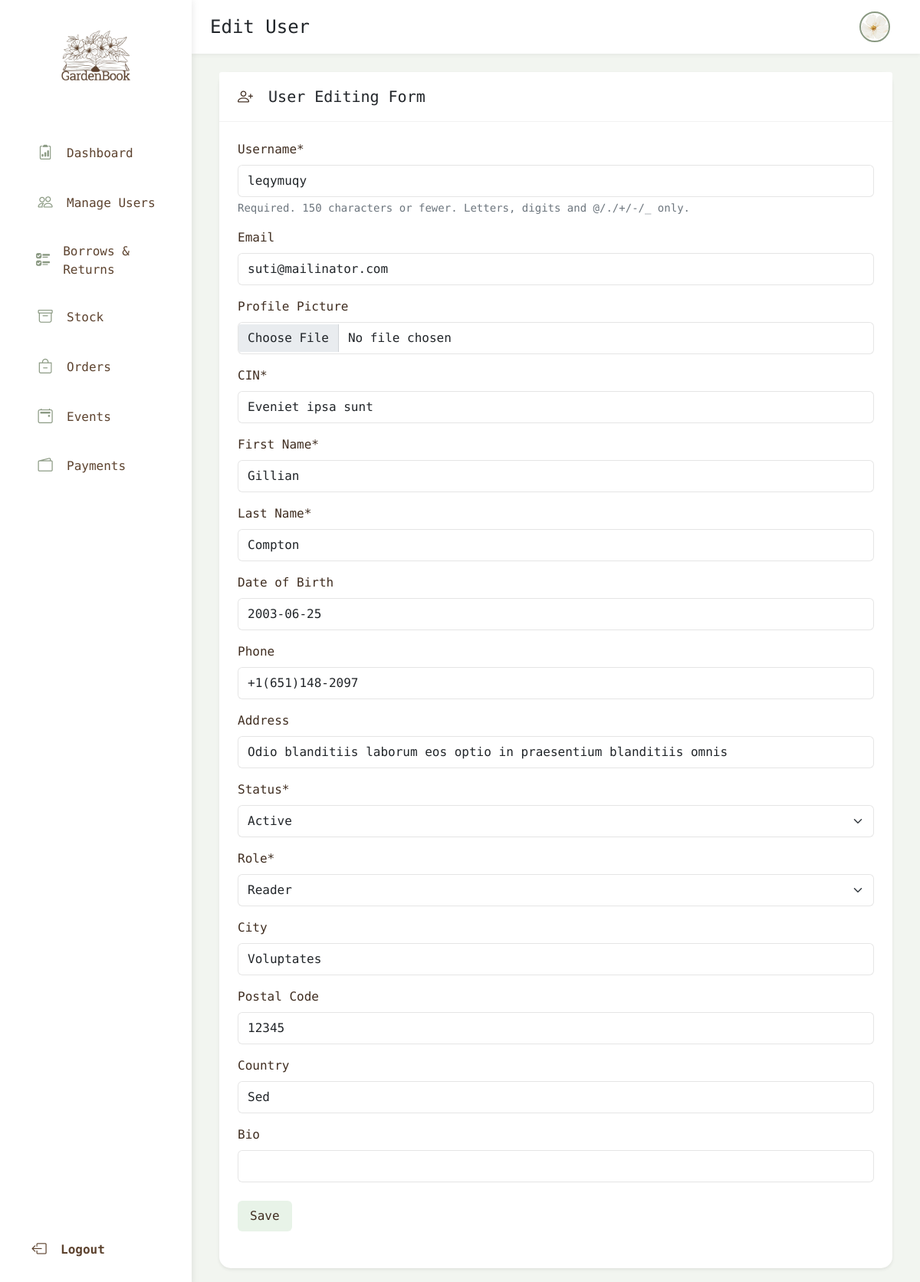
The app's page /edit-user/6/ (signed in) with its own data.
### theApp/models.py (models this page shows, shortened)
class Person(AbstractUser):
    cin = models.CharField(max_length=20, unique=True, default="")
    profile_pic = models.ImageField(upload_to='profile_pics/', null=True, blank=True, default='profile_pics/profile_pic1.png')
    first_name = models.CharField(max_length=50)
    last_name = models.CharField(max_length=50)
    role = models.CharField(max_length=20,choices=RoleName.choices, default=RoleName.READER)
    dob = models.DateField(null=True, blank=True)
    phone = models.CharField(max_length=15, null=True, blank=True)
    status = models.CharField(max_length=20, choices=MembershipStatus.choices, default=MembershipStatus.ACTIVE)
    address = models.CharField(max_length=255, null=True, blank=True)
    city = models.CharField(max_length=100, null=True, blank=True)
    postal_code = models.CharField(max_length=20, null=True, blank=True)
    country = models.CharField(max_length=100, null=True, blank=True)
    bio = models.CharField(max_length=300, null=True, blank=True)
    unread_alerts = models.IntegerField(default=0)
    class Meta:
        ordering = ['-date_joined']

### theApp/views.py (the view)
# urls.py: path('edit-user/<str:pk>/', views.edit_user, name='edit-user'),
@login_required(login_url='login')
def edit_user(request, pk):
  person = Person.objects.get(id = pk)
  form = CustomPersonEditingForm(instance=person)
  if request.method == 'POST':
    form = CustomPersonEditingForm(request.POST, instance=person)
    if form.is_valid():
      form.save()
      return redirect('manage-users')
  context = {'form' : form, 'person': person}
  return render(request, 'editUser.html', context)

### theApp/forms.py
class CustomPersonEditingForm(UserChangeForm):
    password = None  # hide the hashed password field
    class Meta:
        model = Person
        fields = [
            'username', 'email', 'profile_pic', 'cin', 'first_name', 'last_name',
            'dob', 'phone', 'address', 'status', 'role',
            'city', 'postal_code', 'country', 'bio'
        ]
        labels = {
            'username': 'Username',
            'email': 'Email',
            'profile_pic': 'Profile Picture',
            'cin': 'CIN',
            'first_name': 'First Name',
            'last_name': 'Last Name',
            'role': 'Role',
            'dob': 'Date of Birth',
            'phone': 'Phone',
            'status': 'Status',
            'address': 'Address',
            'city': 'City',
            'postal_code': 'Postal Code',
            'country': 'Country',
            'bio': 'Bio'
        }
    def __init__(self, *args, **kwargs):
        super().__init__(*args, **kwargs)
        self.helper = FormHelper()
        self.helper.form_method = 'POST'
        self.helper.add_input(Submit('submit', 'Save', css_class="btn-green text-brown border-0 hover-shadow my-2"))

### templates/editUser.html (shortened to what this page needs)
{% extends 'baseLibrarian.html' %}
{% load crispy_forms_tags %}
{% block page %}Edit User{% endblock %}
{% block content %}
<div class="container-fluid">
  <div class="row">
    <div class="col-12">
      <div class="card rounded-20 shadow-sm">
        <div class="card-header bg-white">
          <h5 class="card-title mb-0">
            <i class="bi bi-person-plus me-2 text-brown"></i>
            User Editing Form
          </h5>
        </div>
        <div class="card-body">
          <form method="POST" enctype="multipart/form-data" class="needs-validation">
            {% crispy form %}
          </form>
        </div>
      </div>
    </div>
  </div>
</div>
{% endblock %}

### templates/baseLibrarian.html (shortened to what this page needs)
{% load static %}
<!DOCTYPE html>
<html lang="en">
<head>
  <link href="{% static 'assets/dist/css/bootstrap.min.css' %}" rel="stylesheet">
  <link rel="stylesheet" href="{% static 'css/base.css' %}">
</head>
<body>
  <div class="layout-container">
    <aside class="sidebar">
      <div class="sidebar-inner">
        <div class="text-center mb-5">
          <a href="{% url 'dashboard' %}"
            class="d-flex align-items-center justify-content-center text-brown text-decoration-none">
            <img src="{% static 'assets/brand/_logo-nobg.png' %}" class="img-fluid" width="90" height="90" role="img"
              alt="Library Management System">
          </a>
        </div>
        <nav class="sidebar-nav">
          <ul class="list-unstyled ps-2">
            <li class="nav-item mb-3">
              <a href="{% url 'dashboard' %}"
                class="sidebar-link d-flex align-items-center {% if request.path == '/dashboard/' %}active-link{% endif %}">
                <i class="bi bi-clipboard2-data me-3"></i>
                <span>Dashboard</span>
              </a>
            </li>
            <li class="nav-item mb-3">
              <a href="{% url 'manage-users' %}"
                class="sidebar-link d-flex align-items-center {% if request.path == '/manage-users/' %}active-link{% endif %}">
                <i class="bi bi-people me-3"></i>
                <span>Manage Users</span>
              </a>
            </li>
            <li class="nav-item mb-3">
              <a href="{% url 'borrows-returns' %}"
                class="sidebar-link d-flex align-items-center {% if request.path == '/borrows-returns/' %}active-link{% endif %}">
                <i class="bi bi-ui-checks me-3"></i>
                <span>Borrows & Returns</span>
              </a>
            </li>
            <li class="nav-item mb-3">
              <a href="{% url 'stock' %}"
                class="sidebar-link d-flex align-items-center {% if request.path == '/stock/' %}active-link{% endif %}">
                <i class="bi bi-archive me-3"></i>
                <span>Stock</span>
              </a>
            </li>
            <li class="nav-item mb-3">
              <a href="{% url 'orders' %}"
                class="sidebar-link d-flex align-items-center {% if request.path == '/orders/' %}active-link{% endif %}">
                <i class="bi bi-bag-dash me-3"></i>
                <span>Orders</span>
              </a>
            </li>
            <li class="nav-item mb-3">
              <a href="{% url 'manage-event' %}"
                class="sidebar-link d-flex align-items-center {% if request.path == '/manage-event/' %}active-link{% endif %}">
                <i class="bi bi-calendar2-event me-3"></i>
                <span>Events</span>
              </a>
            </li>
            <li class="nav-item mb-3">
              <a href="{% url 'manage-payment' %}"
                class="sidebar-link d-flex align-items-center {% if request.path == '/manage-payment/' %}active-link{% endif %}">
                <i class="bi bi-wallet2 me-3"></i>
                <span>Payments</span>
              </a>
            </li>
          </ul>
        </nav>
        <div class="mt-auto">
          <a href="{% url 'logout' %}" class="logout-link d-flex align-items-center">
            <i class="bi bi-box-arrow-left me-3"></i>
            <span>Logout</span>
          </a>
        </div>
      </div>
    </aside>
    <main class="main-content">
      <div class="main-header">
        <div class="header-title">
          <h4 class="mb-0">{% block page %}Dashboard{% endblock %}</h4>
        </div>
        <div class="profile-img-container">
          <a href="{% url 'dashboard' %}">
            <img
              src="{% if request.user.profile_pic %}{{ request.user.profile_pic.url }}{% else %}{% static 'profile_pic2.png' %}{% endif %}"
              alt="Profile" class="profile-img">
          </a>
        </div>
      </div>
      <div class="content-area">
        {% block content %}
        {% endblock content %}
      </div>
    </main>
  </div>
</body>
</html>

### static/css/base.css (style rules this page uses)
html, body { height: 100%; margin: 0; overflow: hidden; }
body { font-family: "Geist Mono", sans-serif; padding: 0; min-height: 100vh; }
.bg-green, .btn-green { background: #e8f3e8 !important; }
.text-brown { color: #402e21; }
a { text-decoration: none; padding: 7px 15px; }
.rounded-20 { border-radius: 15px; }
.layout-container { display: flex; height: 100vh; width: 100%; }
.sidebar { width: 250px; height: 100vh; position: fixed; top: 0; left: 0; background-color: white; box-shadow: 0 0 10px rgba(0, 0, 0, 0.1); z-index: 1000; }
.sidebar-inner { height: 100%; display: flex; flex-direction: column; padding: 1.5rem; overflow-y: auto; }
.sidebar-nav { flex-grow: 1; }
.main-content { flex: 1; margin-left: 250px; display: flex; flex-direction: column; height: 100vh; overflow: hidden; }
.main-header { height: 70px; padding: 0 1.5rem; background-color: white; box-shadow: 0 2px 5px rgba(0, 0, 0, 0.05); display: flex; align-items: center; position: sticky; top: 0; z-index: 900; }
.content-area { flex: 1; overflow-y: auto; background-color: #aabda028; padding: 1.5rem; height: calc(100vh - 70px); }
.sidebar-link { color: #5d432f; padding: 10px 15px; border-radius: 6px; font-weight: 500; transition: all 0.2s ease; text-decoration: none; }
.sidebar-link i { font-size: 1.2rem; width: 24px; text-align: center; color: #8a9982; }
.logout-link { color: #5d432f; padding: 10px 15px; border-radius: 6px; font-weight: 600; transition: all 0.2s ease; text-decoration: none; }
.logout-link i { font-size: 1.2rem; width: 24px; text-align: center; }
.profile-img { border: 2px solid #8a9982; transition: all 0.2s ease; object-fit: cover; }
:root { --brown-dark: #402e21; --brown: #5d432f; --brown-light: #f0e8d9; --green-dark: #8a9982; --green: #aabda0; --green-soft: rgba(170, 189, 160, 0.16); --success-soft: #e8f3e8; --warning-soft: #fff3cd; --danger-soft: rgba(93, 67, 47, 0.15); }
.card { border: none; transition: all 0.2s ease; }
.card-header { background-color: transparent; border-bottom: 1px solid rgba(0, 0, 0, 0.05); padding: 1.25rem 1.5rem; }
.card-body { padding: 1.5rem; }
.btn { font-weight: 500; padding: 0.5rem 1rem; border-radius: 0.375rem; transition: all 0.2s ease; }
.form-control, .form-select { padding: 0.5rem 0.75rem; border-color: rgba(0, 0, 0, 0.1); border-radius: 0.375rem; }
.form-label { font-weight: 500; margin-bottom: 0.5rem; color: var(--brown-dark); }
.main-header .profile-img-container { display: flex; align-items: center; margin-left: auto; }
.main-header .profile-img { width: 40px; height: 40px; border-radius: 50%; object-fit: cover; margin-left: 15px; }

### records on screen
Person: profile_pic (picture)
Person: username "leqymuqy", email "suti@mailinator.com", cin "Eveniet ipsa sunt", first_name "Gillian", last_name "Compton", dob "2003-06-25", phone "+1(651)148-2097", address "Odio blanditiis laborum eos optio in praesentium blanditiis omnis", status "Active", role "Reader", city "Voluptates", postal_code "12345", country "Sed"
